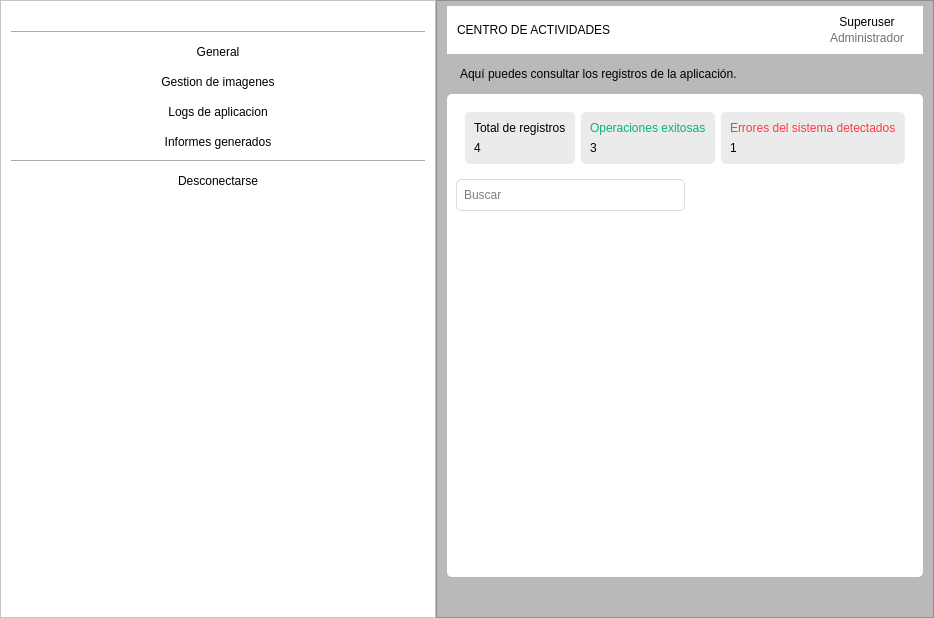
<?xml version="1.0" encoding="UTF-8"?>
<ui version="4.0">
 <class>Form</class>
 <widget class="QWidget" name="Form">
  <property name="geometry">
   <rect>
    <x>0</x>
    <y>0</y>
    <width>934</width>
    <height>618</height>
   </rect>
  </property>
  <property name="windowTitle">
   <string>Informes</string>
  </property>
  <property name="styleSheet">
   <string notr="true">background-color: rgb(185, 185, 185);</string>
  </property>
  <layout class="QHBoxLayout" name="horizontalLayout" stretch="0,0">
   <property name="spacing">
    <number>0</number>
   </property>
   <property name="sizeConstraint">
    <enum>QLayout::SetMaximumSize</enum>
   </property>
   <property name="leftMargin">
    <number>0</number>
   </property>
   <property name="topMargin">
    <number>0</number>
   </property>
   <property name="rightMargin">
    <number>0</number>
   </property>
   <property name="bottomMargin">
    <number>0</number>
   </property>
   <item>
    <widget class="QFrame" name="frame">
     <property name="sizePolicy">
      <sizepolicy hsizetype="Expanding" vsizetype="Expanding">
       <horstretch>0</horstretch>
       <verstretch>0</verstretch>
      </sizepolicy>
     </property>
     <property name="styleSheet">
      <string notr="true">background-color: rgb(255, 255, 255);
padding: 0 10px</string>
     </property>
     <property name="frameShape">
      <enum>QFrame::StyledPanel</enum>
     </property>
     <property name="frameShadow">
      <enum>QFrame::Raised</enum>
     </property>
     <layout class="QVBoxLayout" name="verticalLayout" stretch="0,0,0,0,0,0,0,0,0">
      <property name="leftMargin">
       <number>0</number>
      </property>
      <property name="topMargin">
       <number>0</number>
      </property>
      <property name="rightMargin">
       <number>0</number>
      </property>
      <property name="bottomMargin">
       <number>0</number>
      </property>
      <item>
       <widget class="QPushButton" name="pushButton">
        <property name="styleSheet">
         <string notr="true">border:none;
margin-top:10px;</string>
        </property>
        <property name="text">
         <string/>
        </property>
        <property name="icon">
         <iconset>
          <normaloff>../resources/images/logo.png</normaloff>../resources/images/logo.png</iconset>
        </property>
        <property name="iconSize">
         <size>
          <width>80</width>
          <height>40</height>
         </size>
        </property>
       </widget>
      </item>
      <item>
       <widget class="Line" name="line">
        <property name="orientation">
         <enum>Qt::Horizontal</enum>
        </property>
       </widget>
      </item>
      <item>
       <widget class="QPushButton" name="general">
        <property name="styleSheet">
         <string notr="true">border:none;
padding:5px 0;
color: rgb(0, 0, 0);</string>
        </property>
        <property name="text">
         <string>General</string>
        </property>
       </widget>
      </item>
      <item>
       <widget class="QPushButton" name="imagenes">
        <property name="styleSheet">
         <string notr="true">border:none;
padding:5px 0;
color: rgb(0, 0, 0);</string>
        </property>
        <property name="text">
         <string>Gestion de imagenes</string>
        </property>
       </widget>
      </item>
      <item>
       <widget class="QPushButton" name="log">
        <property name="styleSheet">
         <string notr="true">border:none;
padding:5px 0;
color: rgb(0, 0, 0);</string>
        </property>
        <property name="text">
         <string>Logs de aplicacion</string>
        </property>
       </widget>
      </item>
      <item>
       <widget class="QPushButton" name="informes">
        <property name="styleSheet">
         <string notr="true">border:none;
padding:5px 0;
color: rgb(0, 0, 0);</string>
        </property>
        <property name="text">
         <string>Informes generados</string>
        </property>
       </widget>
      </item>
      <item>
       <widget class="Line" name="line_2">
        <property name="orientation">
         <enum>Qt::Horizontal</enum>
        </property>
       </widget>
      </item>
      <item>
       <widget class="QPushButton" name="desconectarse">
        <property name="styleSheet">
         <string notr="true">border:none;
padding:5px 0;
color: rgb(0, 0, 0);</string>
        </property>
        <property name="text">
         <string>Desconectarse</string>
        </property>
       </widget>
      </item>
      <item>
       <spacer name="verticalSpacer_2">
        <property name="orientation">
         <enum>Qt::Vertical</enum>
        </property>
        <property name="sizeHint" stdset="0">
         <size>
          <width>20</width>
          <height>40</height>
         </size>
        </property>
       </spacer>
      </item>
     </layout>
    </widget>
   </item>
   <item>
    <widget class="QFrame" name="frame_2">
     <property name="sizePolicy">
      <sizepolicy hsizetype="Preferred" vsizetype="Expanding">
       <horstretch>0</horstretch>
       <verstretch>0</verstretch>
      </sizepolicy>
     </property>
     <property name="frameShape">
      <enum>QFrame::StyledPanel</enum>
     </property>
     <property name="frameShadow">
      <enum>QFrame::Raised</enum>
     </property>
     <layout class="QVBoxLayout" name="verticalLayout_2" stretch="1,1,17,0">
      <property name="sizeConstraint">
       <enum>QLayout::SetDefaultConstraint</enum>
      </property>
      <property name="leftMargin">
       <number>10</number>
      </property>
      <property name="topMargin">
       <number>5</number>
      </property>
      <property name="rightMargin">
       <number>10</number>
      </property>
      <property name="bottomMargin">
       <number>0</number>
      </property>
      <item>
       <widget class="QFrame" name="frame_3">
        <property name="styleSheet">
         <string notr="true">border:none;
background-color: rgb(255, 255, 255);</string>
        </property>
        <property name="frameShape">
         <enum>QFrame::StyledPanel</enum>
        </property>
        <property name="frameShadow">
         <enum>QFrame::Raised</enum>
        </property>
        <layout class="QHBoxLayout" name="horizontalLayout_2" stretch="0,0,0,0,0">
         <property name="leftMargin">
          <number>10</number>
         </property>
         <property name="topMargin">
          <number>0</number>
         </property>
         <property name="rightMargin">
          <number>10</number>
         </property>
         <property name="bottomMargin">
          <number>0</number>
         </property>
         <item>
          <widget class="QLabel" name="label_3">
           <property name="styleSheet">
            <string notr="true">font: 75 8pt &quot;MS Shell Dlg 2&quot;;
color: rgb(0, 0, 0);</string>
           </property>
           <property name="text">
            <string>CENTRO DE ACTIVIDADES</string>
           </property>
          </widget>
         </item>
         <item>
          <spacer name="horizontalSpacer">
           <property name="orientation">
            <enum>Qt::Horizontal</enum>
           </property>
           <property name="sizeHint" stdset="0">
            <size>
             <width>40</width>
             <height>20</height>
            </size>
           </property>
          </spacer>
         </item>
         <item>
          <widget class="QPushButton" name="pushButton_6">
           <property name="styleSheet">
            <string notr="true">border:none;
background:transparent;</string>
           </property>
           <property name="text">
            <string/>
           </property>
           <property name="icon">
            <iconset>
             <normaloff>../resources/svg/bell-solid-black.svg</normaloff>../resources/svg/bell-solid-black.svg</iconset>
           </property>
          </widget>
         </item>
         <item>
          <widget class="Line" name="line_3">
           <property name="orientation">
            <enum>Qt::Vertical</enum>
           </property>
          </widget>
         </item>
         <item>
          <widget class="QWidget" name="widget" native="true">
           <property name="styleSheet">
            <string notr="true">border:none;</string>
           </property>
           <layout class="QVBoxLayout" name="verticalLayout_3">
            <property name="spacing">
             <number>2</number>
            </property>
            <item>
             <widget class="QLabel" name="label_5">
              <property name="styleSheet">
               <string notr="true">color: rgb(0, 0, 0);</string>
              </property>
              <property name="text">
               <string>Superuser</string>
              </property>
              <property name="alignment">
               <set>Qt::AlignCenter</set>
              </property>
             </widget>
            </item>
            <item>
             <widget class="QLabel" name="label_4">
              <property name="styleSheet">
               <string notr="true">color: rgb(113, 113, 113);</string>
              </property>
              <property name="text">
               <string>Administrador</string>
              </property>
              <property name="alignment">
               <set>Qt::AlignCenter</set>
              </property>
             </widget>
            </item>
           </layout>
          </widget>
         </item>
        </layout>
       </widget>
      </item>
      <item>
       <widget class="QLabel" name="label_2">
        <property name="styleSheet">
         <string notr="true">color: rgb(0, 0, 0);
padding:0;
padding-left:10px</string>
        </property>
        <property name="text">
         <string>Aquí puedes consultar los registros de la aplicación.</string>
        </property>
       </widget>
      </item>
      <item>
       <widget class="QFrame" name="frame_4">
        <property name="styleSheet">
         <string notr="true">background-color: rgb(255, 255, 255);
border-radius:5px;</string>
        </property>
        <property name="frameShape">
         <enum>QFrame::StyledPanel</enum>
        </property>
        <property name="frameShadow">
         <enum>QFrame::Raised</enum>
        </property>
        <layout class="QVBoxLayout" name="verticalLayout_4">
         <item>
          <widget class="QFrame" name="frame_6">
           <property name="frameShape">
            <enum>QFrame::StyledPanel</enum>
           </property>
           <property name="frameShadow">
            <enum>QFrame::Raised</enum>
           </property>
           <layout class="QVBoxLayout" name="verticalLayout_5">
            <property name="leftMargin">
             <number>0</number>
            </property>
            <property name="topMargin">
             <number>0</number>
            </property>
            <property name="rightMargin">
             <number>0</number>
            </property>
            <property name="bottomMargin">
             <number>0</number>
            </property>
            <item>
             <widget class="QFrame" name="frame_8">
              <property name="styleSheet">
               <string notr="true"/>
              </property>
              <property name="frameShape">
               <enum>QFrame::StyledPanel</enum>
              </property>
              <property name="frameShadow">
               <enum>QFrame::Raised</enum>
              </property>
              <layout class="QHBoxLayout" name="horizontalLayout_4">
               <item>
                <widget class="QFrame" name="frame_11">
                 <property name="styleSheet">
                  <string notr="true">border:none;
background-color: rgb(235, 235, 235);</string>
                 </property>
                 <property name="frameShape">
                  <enum>QFrame::StyledPanel</enum>
                 </property>
                 <property name="frameShadow">
                  <enum>QFrame::Raised</enum>
                 </property>
                 <layout class="QVBoxLayout" name="verticalLayout_7">
                  <item>
                   <widget class="QLabel" name="label_7">
                    <property name="styleSheet">
                     <string notr="true">color: rgb(0, 0, 0);
font: 9pt &quot;MS Shell Dlg 2&quot;;</string>
                    </property>
                    <property name="text">
                     <string>Total de registros</string>
                    </property>
                   </widget>
                  </item>
                  <item>
                   <widget class="QLabel" name="total_registros">
                    <property name="styleSheet">
                     <string notr="true">color: rgb(0, 0, 0);
font: 10pt &quot;MS Shell Dlg 2&quot;;</string>
                    </property>
                    <property name="text">
                     <string>4</string>
                    </property>
                   </widget>
                  </item>
                 </layout>
                </widget>
               </item>
               <item>
                <widget class="QFrame" name="frame_10">
                 <property name="styleSheet">
                  <string notr="true">border:none;
background-color: rgb(235, 235, 235);</string>
                 </property>
                 <property name="frameShape">
                  <enum>QFrame::StyledPanel</enum>
                 </property>
                 <property name="frameShadow">
                  <enum>QFrame::Raised</enum>
                 </property>
                 <layout class="QVBoxLayout" name="verticalLayout_8">
                  <item>
                   <widget class="QLabel" name="label_6">
                    <property name="styleSheet">
                     <string notr="true">font: 9pt &quot;MS Shell Dlg 2&quot;;
color: rgb(3, 182, 107);</string>
                    </property>
                    <property name="text">
                     <string>Operaciones exitosas</string>
                    </property>
                   </widget>
                  </item>
                  <item>
                   <widget class="QLabel" name="numeros_exitos">
                    <property name="styleSheet">
                     <string notr="true">color: rgb(0, 0, 0);
font: 10pt &quot;MS Shell Dlg 2&quot;;</string>
                    </property>
                    <property name="text">
                     <string>3</string>
                    </property>
                   </widget>
                  </item>
                 </layout>
                </widget>
               </item>
               <item>
                <widget class="QFrame" name="frame_9">
                 <property name="styleSheet">
                  <string notr="true">background-color: rgb(235, 235, 235);
border:none;</string>
                 </property>
                 <property name="frameShape">
                  <enum>QFrame::StyledPanel</enum>
                 </property>
                 <property name="frameShadow">
                  <enum>QFrame::Raised</enum>
                 </property>
                 <layout class="QVBoxLayout" name="verticalLayout_9">
                  <item>
                   <widget class="QLabel" name="label_8">
                    <property name="styleSheet">
                     <string notr="true">color: rgb(255, 58, 68);
font: 9pt &quot;MS Shell Dlg 2&quot;;</string>
                    </property>
                    <property name="text">
                     <string>Errores del sistema detectados</string>
                    </property>
                   </widget>
                  </item>
                  <item>
                   <widget class="QLabel" name="numero_errores">
                    <property name="styleSheet">
                     <string notr="true">color: rgb(0, 0, 0);
font: 10pt &quot;MS Shell Dlg 2&quot;;</string>
                    </property>
                    <property name="text">
                     <string>1</string>
                    </property>
                   </widget>
                  </item>
                 </layout>
                </widget>
               </item>
              </layout>
             </widget>
            </item>
            <item>
             <widget class="QFrame" name="frame_7">
              <property name="styleSheet">
               <string notr="true">background:transparent;</string>
              </property>
              <property name="frameShape">
               <enum>QFrame::StyledPanel</enum>
              </property>
              <property name="frameShadow">
               <enum>QFrame::Raised</enum>
              </property>
              <layout class="QHBoxLayout" name="horizontalLayout_3">
               <property name="leftMargin">
                <number>0</number>
               </property>
               <property name="topMargin">
                <number>0</number>
               </property>
               <property name="rightMargin">
                <number>0</number>
               </property>
               <property name="bottomMargin">
                <number>0</number>
               </property>
               <item>
                <widget class="QLineEdit" name="lineEdit">
                 <property name="styleSheet">
                  <string notr="true">background-color: rgb(255, 255, 255);
border: 1px solid #DBDADE;
padding: 7px 0;
border-radius:5px;
padding-left:5px;
color: rgb(0, 0, 0);</string>
                 </property>
                 <property name="text">
                  <string/>
                 </property>
                 <property name="placeholderText">
                  <string>Buscar</string>
                 </property>
                </widget>
               </item>
               <item>
                <spacer name="horizontalSpacer_2">
                 <property name="orientation">
                  <enum>Qt::Horizontal</enum>
                 </property>
                 <property name="sizeHint" stdset="0">
                  <size>
                   <width>40</width>
                   <height>20</height>
                  </size>
                 </property>
                </spacer>
               </item>
              </layout>
             </widget>
            </item>
            <item>
             <widget class="QFrame" name="frame_5">
              <property name="frameShape">
               <enum>QFrame::StyledPanel</enum>
              </property>
              <property name="frameShadow">
               <enum>QFrame::Raised</enum>
              </property>
              <layout class="QVBoxLayout" name="verticalLayout_6">
               <property name="leftMargin">
                <number>0</number>
               </property>
               <property name="topMargin">
                <number>0</number>
               </property>
               <property name="rightMargin">
                <number>0</number>
               </property>
               <property name="bottomMargin">
                <number>0</number>
               </property>
               <item>
                <widget class="QTableView" name="tableView"/>
               </item>
              </layout>
             </widget>
            </item>
           </layout>
          </widget>
         </item>
        </layout>
       </widget>
      </item>
      <item>
       <spacer name="verticalSpacer">
        <property name="orientation">
         <enum>Qt::Vertical</enum>
        </property>
        <property name="sizeType">
         <enum>QSizePolicy::Minimum</enum>
        </property>
        <property name="sizeHint" stdset="0">
         <size>
          <width>20</width>
          <height>40</height>
         </size>
        </property>
       </spacer>
      </item>
     </layout>
    </widget>
   </item>
  </layout>
 </widget>
 <resources/>
 <connections/>
</ui>
